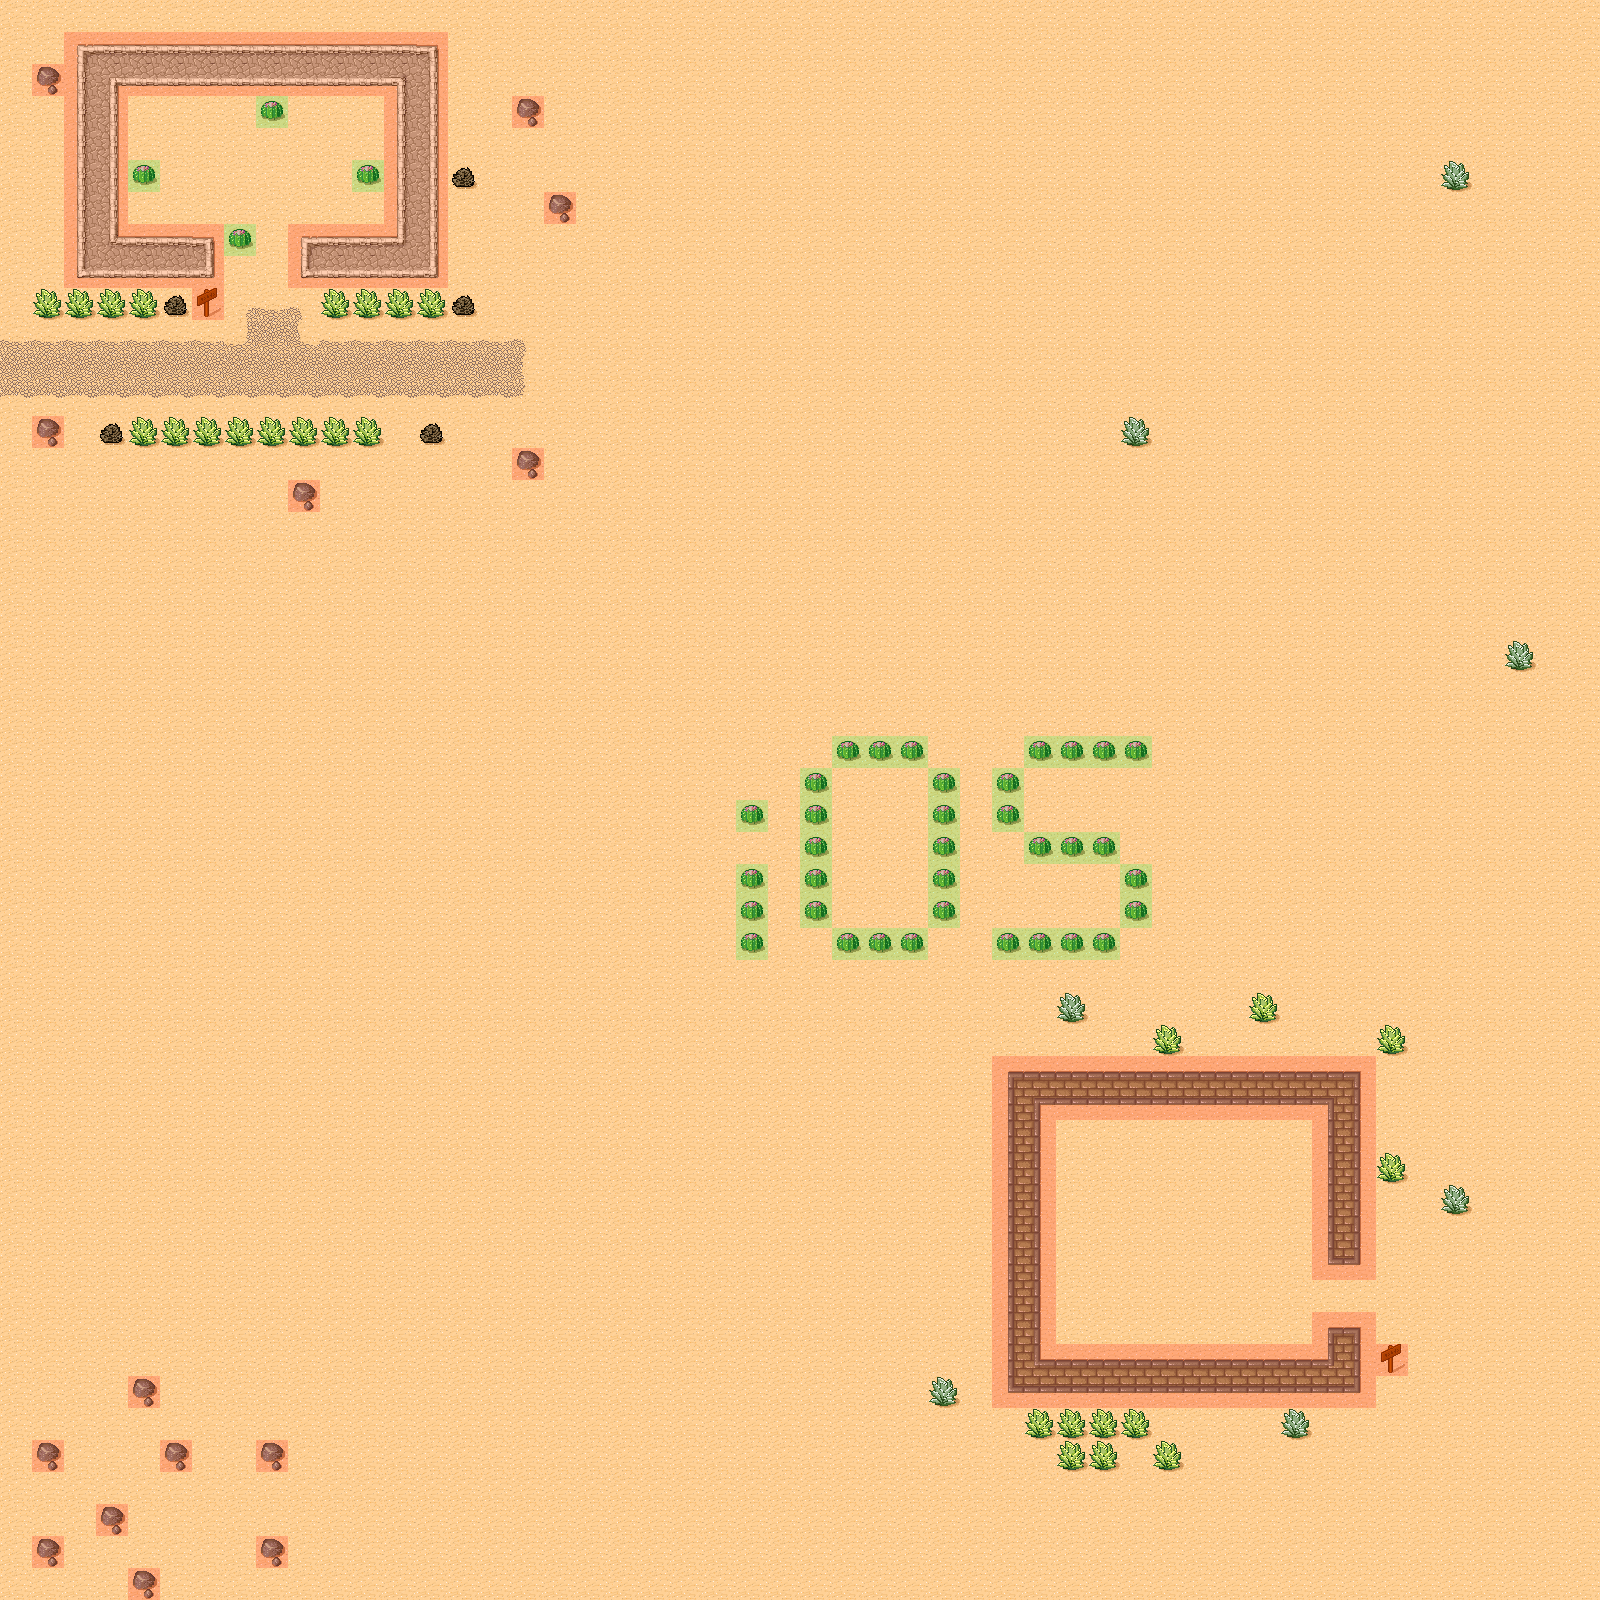

A level layout from a 2D game, rendered from its tile map. Below: a short description, then the map file with tile-grid data replaced by summaries:
An orthogonal 50x50 tile map with 32x32 px tiles, 3 tile layers (Background, Foreground, Meta), 2 tilesets and 1 object (SpawnPoint).

<map version="1.0" orientation="orthogonal" width="50" height="50" tilewidth="32" tileheight="32">
 <tileset firstgid="1" name="tmw_desert_spacing" tilewidth="32" tileheight="32" spacing="1" margin="1">
  <image source="tmw_desert_spacing.png" width="265" height="199" />
 </tileset>
 <tileset firstgid="49" name="meta_tiles" tilewidth="32" tileheight="32" spacing="1" margin="1">
  <image source="meta_tiles.png" width="67" height="34" />
  <tile id="0">
   <properties>
    <property name="Collidable" value="True" />
   </properties>
  </tile>
  <tile id="1">
   <properties>
    <property name="Collectable" value="True" />
   </properties>
  </tile>
 </tileset>
 <layer name="Background" width="50" height="50">
  <data>[2500 cells, 2500 non-empty, 39 distinct tile ids]</data>
 </layer>
 <objectgroup name="Objects" width="50" height="50">
  <object name="SpawnPoint" x="35" y="358" width="86" height="24" />
 </objectgroup>
 <layer name="Foreground" width="50" height="50">
  <data>[2500 cells, 39 non-empty, 1 distinct tile ids]</data>
 </layer>
 <layer name="Meta" width="50" height="50">
  <data>[2500 cells, 189 non-empty, 2 distinct tile ids]</data>
 </layer>
</map>
